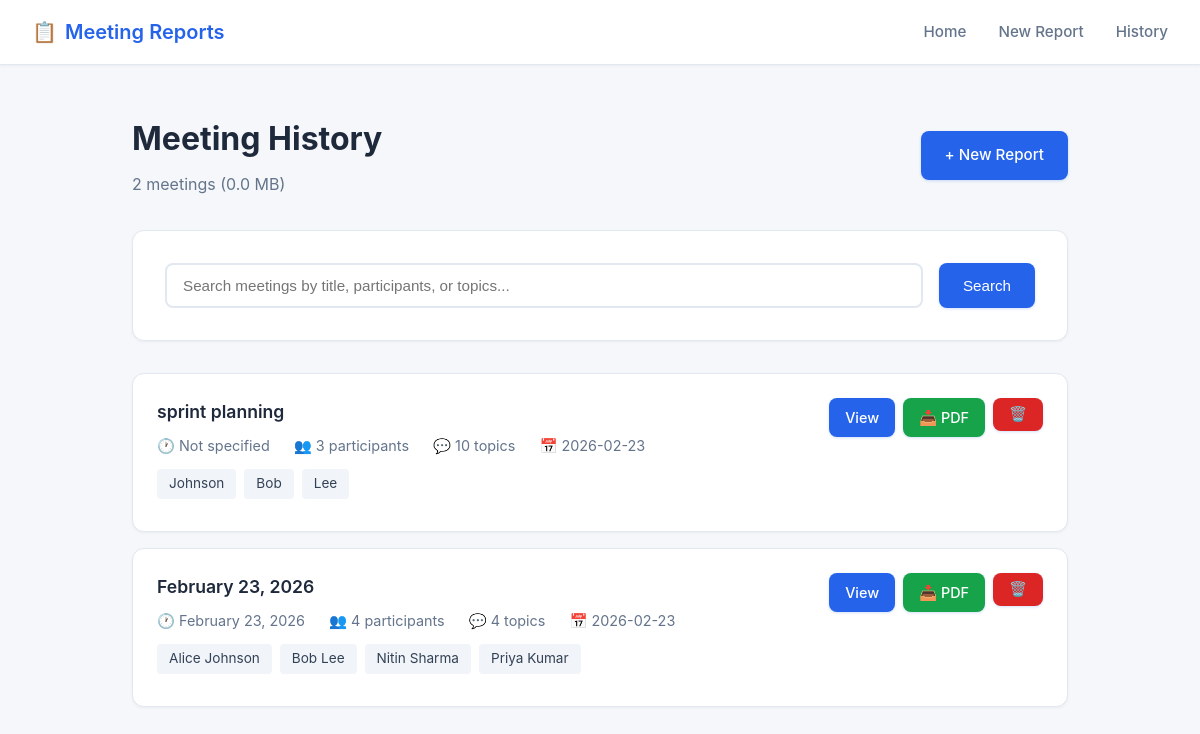
The app's page /history with its own data.
### tables this page shows
CREATE TABLE meetings (
            id INTEGER PRIMARY KEY AUTOINCREMENT,
            title TEXT NOT NULL,
            meeting_time TEXT NOT NULL,
            participants TEXT NOT NULL,
            topics TEXT NOT NULL,
            action_items TEXT NOT NULL,
            pdf_filename TEXT NOT NULL,
            created_at TIMESTAMP DEFAULT CURRENT_TIMESTAMP,
            notes_length INTEGER
        );

### app/routes.py (the view)
@app.route('/history')
def history():
    log_request('/history', 'GET', 200)
    search_query = request.args.get('search', '').strip()
    if search_query:
        log_info(f"Searching meetings for: {search_query}")
        meetings = search_meetings(search_query)
    else:
        meetings = get_all_meetings()
    stats = get_database_stats()
    return render_template('history.html',
                         meetings=meetings,
                         search_query=search_query,
                         stats=stats)

### database.py (called while the page is built)
def get_all_meetings():
    conn = sqlite3.connect(DB_PATH)
    conn.row_factory = sqlite3.Row  # This lets us access columns by name
    cursor = conn.cursor()
    cursor.execute('''
        SELECT * FROM meetings
        ORDER BY created_at DESC
    ''')
    rows = cursor.fetchall()
    conn.close()
    meetings = []
    for row in rows:
        meeting = {
            'id': row['id'],
            'title': row['title'],
            'meeting_time': row['meeting_time'],
            'participants': json.loads(row['participants']),
            'topics': json.loads(row['topics']),
            'action_items': json.loads(row['action_items']),
            'pdf_filename': row['pdf_filename'],
            'created_at': row['created_at'],
            'notes_length': row['notes_length']
        }
        meetings.append(meeting)
    return meetings

def get_database_stats():
    conn = sqlite3.connect(DB_PATH)
    cursor = conn.cursor()
    cursor.execute('SELECT COUNT(*) FROM meetings')
    total_meetings = cursor.fetchone()[0]
    cursor.execute('SELECT pdf_filename FROM meetings')
    pdf_files = cursor.fetchall()
    total_size = 0
    for (filename,) in pdf_files:
        pdf_path = f"app/outputs/{filename}"
        if os.path.exists(pdf_path):
            total_size += os.path.getsize(pdf_path)
    conn.close()
    total_size_mb = total_size / (1024 * 1024)
    return {
        'total_meetings': total_meetings,
        'total_size_mb': round(total_size_mb, 2)
    }

### logger_config.py (called while the page is built)
def log_request(endpoint, method, status_code):
    app_logger.info(f"Request: {method} {endpoint} - Status: {status_code}")

### app/templates/history.html (shortened to what this page needs)
{% extends "base.html" %}
{% block content %}
<div style="max-width: 1200px; margin: 0 auto;">
    <div style="display: flex; justify-content: space-between; align-items: center; margin-bottom: 2rem; flex-wrap: wrap; gap: 1rem;">
        <div>
            <h1 style="font-size: 2rem; font-weight: 700; color: #1e293b; margin-bottom: 0.5rem;">
                Meeting History
            </h1>
            <p style="color: #64748b;">
                {% if stats %}
                    {{ stats.total_meetings }} meeting{{ 's' if stats.total_meetings != 1 else '' }}
                    ({{ stats.total_size_mb }} MB)
                {% endif %}
            </p>
        </div>
        <a href="/create" class="btn">
            + New Report
        </a>
    </div>
    <div class="card" style="margin-bottom: 2rem;">
        <form method="GET" action="/history" style="display: flex; gap: 1rem;">
            <input
                type="text"
                name="search"
                value="{{ search_query }}"
                placeholder="Search meetings by title, participants, or topics..."
                style="flex: 1; padding: 0.75rem 1rem; border: 2px solid #e2e8f0; border-radius: 8px; font-size: 0.95rem; outline: none;"
                onfocus="this.style.borderColor='#2563eb'"
                onblur="this.style.borderColor='#e2e8f0'"
            />
            <button type="submit" class="btn">
                Search
            </button>
        </form>
    </div>
    {% if meetings %}
        <div style="display: grid; gap: 1rem;">
            {% for meeting in meetings %}
                <div class="card" style="padding: 1.5rem;">
                    <div style="display: flex; justify-content: space-between; align-items: start; gap: 1rem;">
                        <div style="flex: 1; min-width: 0;">
                            <h3 style="font-size: 1.1rem; font-weight: 600; color: #1e293b; margin-bottom: 0.5rem;">
                                {{ meeting.title }}
                            </h3>
                            <div style="display: flex; gap: 1.5rem; flex-wrap: wrap; margin-bottom: 0.75rem; font-size: 0.9rem; color: #64748b;">
                                <span>🕐 {{ meeting.meeting_time }}</span>
                                <span>👥 {{ meeting.participants|length }} participant{{ 's' if meeting.participants|length != 1 else '' }}</span>
                                <span>💬 {{ meeting.topics|length }} topic{{ 's' if meeting.topics|length != 1 else '' }}</span>
                                <span>📅 {{ meeting.created_at[:10] }}</span>
                            </div>
                            <div style="display: flex; flex-wrap: wrap; gap: 0.5rem; margin-bottom: 0.5rem;">
                                {% for participant in meeting.participants[:5] %}
                                    <span style="background: #f1f5f9; color: #334155; padding: 0.25rem 0.75rem; border-radius: 4px; font-size: 0.85rem;">
                                        {{ participant }}
                                    </span>
                                {% endfor %}
                            </div>
                        </div>
                        <div style="display: flex; gap: 0.5rem; flex-shrink: 0;">
                            <a href="/view/{{ meeting.id }}" class="btn" style="padding: 0.5rem 1rem; font-size: 0.9rem;">
                                View
                            </a>
                            <a href="/download/{{ meeting.pdf_filename }}" class="btn btn-success" style="padding: 0.5rem 1rem; font-size: 0.9rem;">
                                📥 PDF
                            </a>
                            <form method="POST" action="/delete/{{ meeting.id }}" style="display: inline;" onsubmit="return confirm('Are you sure you want to delete this meeting?');">
                                <button type="submit" class="btn" style="background: #dc2626; padding: 0.5rem 1rem; font-size: 0.9rem;">
                                    🗑️
                                </button>
                            </form>
                        </div>
                    </div>
                </div>
            {% endfor %}
        </div>
    {% endif %}
</div>
{% endblock %}

### app/templates/base.html (shortened to what this page needs)
<!DOCTYPE html>
<html lang="en">
<head>
</head>
<body>
    <header class="header">
        <div class="header-content">
            <a href="/" class="logo">
                <span>📋</span>
                <span>Meeting Reports</span>
            </a>
            <nav class="nav-links">
                <a href="/">Home</a>
                <a href="/create">New Report</a>
                <a href="/history">History</a>
            </nav>
        </div>
    </header>
    <div class="container">
        {% block content %}{% endblock %}
    </div>
</body>
</html>

### app/templates/base.html (style rules this page uses)
* { margin: 0; padding: 0; box-sizing: border-box; }
body { font-family: -apple-system, BlinkMacSystemFont, 'Segoe UI', Roboto, 'Helvetica Neue', Arial, sans-serif; background: #f5f7fa; min-height: 100vh; color: #2d3748; line-height: 1.6; }
.header { background: white; border-bottom: 1px solid #e2e8f0; padding: 1rem 2rem; position: sticky; top: 0; z-index: 100; box-shadow: 0 1px 3px rgba(0,0,0,0.05); }
.header-content { max-width: 1200px; margin: 0 auto; display: flex; justify-content: space-between; align-items: center; }
.logo { font-size: 1.25rem; font-weight: 600; color: #2563eb; text-decoration: none; display: flex; align-items: center; gap: 0.5rem; }
.nav-links { display: flex; gap: 2rem; align-items: center; }
.nav-links a { color: #64748b; text-decoration: none; font-size: 0.95rem; transition: color 0.2s; font-weight: 500; }
.container { max-width: 1000px; margin: 0 auto; padding: 3rem 2rem; }
.btn { background: #2563eb; color: white; padding: 0.75rem 1.5rem; border: none; border-radius: 8px; font-size: 0.95rem; font-weight: 500; cursor: pointer; text-decoration: none; display: inline-block; transition: all 0.2s; box-shadow: 0 1px 3px rgba(37, 99, 235, 0.2); }
.btn-success { background: #16a34a; }
.card { background: white; border-radius: 12px; padding: 2rem; box-shadow: 0 1px 3px rgba(0,0,0,0.05); border: 1px solid #e2e8f0; }

### records on screen
meetings: title "sprint planning", meeting_time "Not specified", participants|length "3", participants "s", topics|length "10", topics "s", created_at "2026-02-23", 5 "Johnson" "Bob" "Lee"
meetings: title "February 23, 2026", meeting_time "February 23, 2026", participants|length "4", participants "s", topics|length "4", topics "s", created_at "2026-02-23", 5 "Alice Johnson" "Bob Lee" "Nitin Sharma" "Priya Kumar"

### other values on screen
{{ stats.total_meetings }} "2"
{{ 's' if stats.total_meetings != 1 else '' }} "s"
{{ stats.total_size_mb }} "0.0"
